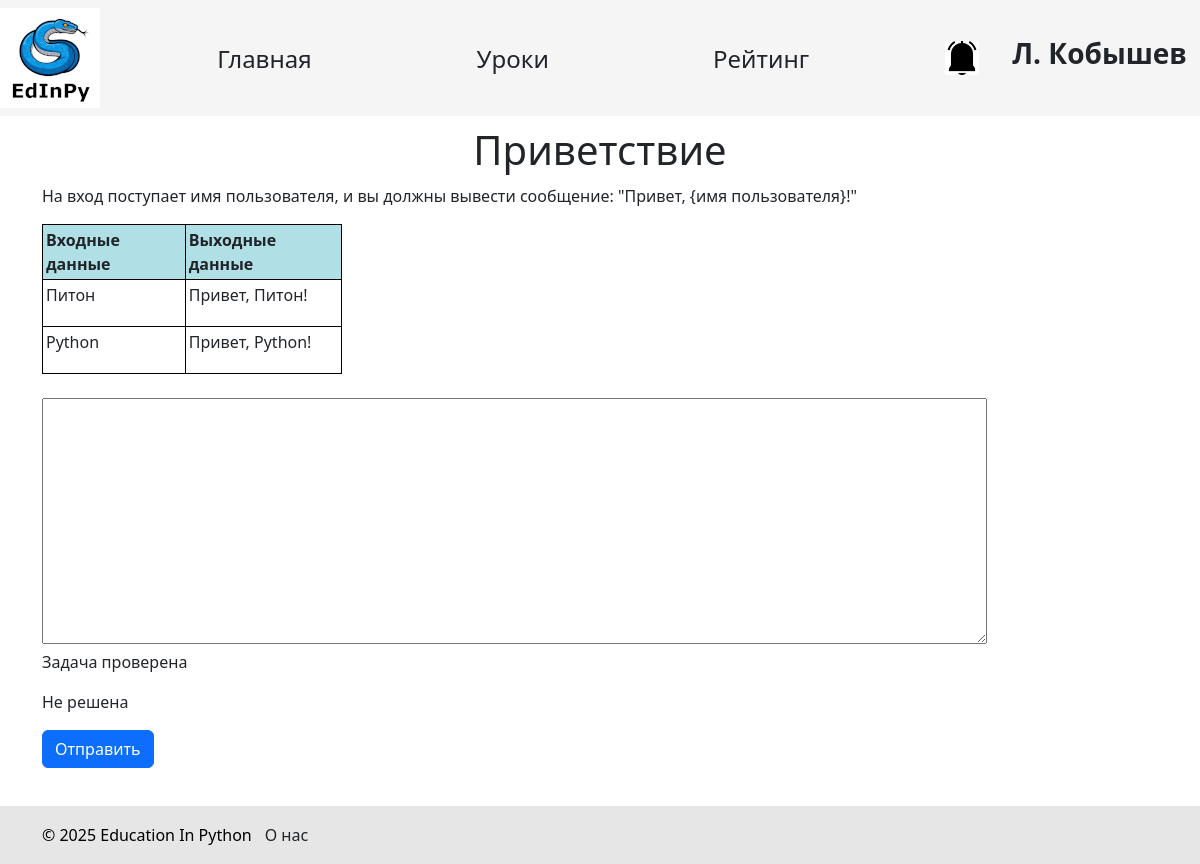
/lessons/1/tasks/2 (signed in), run on the app's committed database.
### data/students.py (models this page shows, shortened)
class Student(SqlAlchemyBase, UserMixin):
    __tablename__ = 'students'
    id = sqlalchemy.Column(sqlalchemy.Integer, primary_key=True, autoincrement=True)
    name = sqlalchemy.Column(sqlalchemy.String, nullable=True)
    surname = sqlalchemy.Column(sqlalchemy.String, nullable=True)
    age = sqlalchemy.Column(sqlalchemy.Integer, nullable=True)
    email = sqlalchemy.Column(sqlalchemy.String, index=True, unique=True, nullable=False)
    hashed_password = sqlalchemy.Column(sqlalchemy.String, nullable=False)
    completed_tasks = sqlalchemy.Column(sqlalchemy.Integer, default=0)
    teacher_id = sqlalchemy.Column(sqlalchemy.Integer, sqlalchemy.ForeignKey("teachers.id"))
    teacher = orm.relationship('Teacher', back_populates='student')
    task = orm.relationship('Solution', back_populates='student')
    image_name = sqlalchemy.Column(sqlalchemy.Text, nullable=True, unique=True)
    def has_notifications(self):
        with create_session() as db_sess:
            result = db_sess.query(StudentNotification).filter(StudentNotification.student_id == current_user.id,
                                                               StudentNotification.is_read == False).first()
            return result is not None

### data/tasks.py (models this page shows)
class Task(SqlAlchemyBase, SerializerMixin):
    __tablename__ = 'tasks'
    id = sqlalchemy.Column(sqlalchemy.Integer, primary_key=True, autoincrement=True)
    title = sqlalchemy.Column(sqlalchemy.String)
    condition = sqlalchemy.Column(sqlalchemy.String)
    examples = sqlalchemy.Column(sqlalchemy.String, nullable=True)
    less_id = sqlalchemy.Column(sqlalchemy.Integer, sqlalchemy.ForeignKey('lessons.id'))
    lesson = orm.relationship("Lesson", back_populates='task')
    solution = orm.relationship('Solution', back_populates='task')

### main.py (the view, shortened to what this page needs)
@app.route("/lessons/<int:lesson_id>/tasks/<int:task_id>", methods=['GET', 'POST'])
@login_required
def show_task(lesson_id, task_id):
    with db_session.create_session() as db_sess:
        task = db_sess.query(Task).filter(Task.id == task_id).first()  # получение урока из дб
        if task:  # если урок найден
            if current_user.__class__ == Student and not current_user.teacher_id:
                flash("Для Вас еще не назначен учитель")
                return redirect(f'/lessons/{lesson_id}/tasks')
            task_form = TaskForm()
            try:
                examples = [example.split(':') for example in str(task.examples).split(';')]  # форматирование примеров
            except Exception:  # если неправильно введены примеры
                task.title = 'Задача в разработке!'
                db_sess.commit()
                return redirect(f'/lessons/{lesson_id}/tasks')
            old_solution = db_sess.query(Solution).filter(current_user.id == Solution.student_id,
                                                          Solution.task_id == task.id).first()  # ищем старое решение
            is_checked, is_solved = False, False
            if old_solution:  # если решение было отправлено раньше
                is_send = True
                if old_solution.is_checked:  # если решение было проверено
                    is_checked = True
                else:  # если решение не было проверено
                    is_checked = False
                if old_solution.is_solved:  # если решение было верным
                    is_solved = True
                else:  # если решение не было верным
                    is_solved = False
            else:  # если ещё не отправляли
                is_send = False
            if current_user.__class__ in [Teacher, Admin]:
                is_send = False
            try:
                return render_template(f'task.html', form=task_form, task=task, examples=examples,
                                       is_checked=is_checked, is_solved=is_solved, is_send=is_send)  # отображаем задачу
            except Exception:
                task.title = 'Задача в разработке!'
                db_sess.commit()
                return redirect(f'/lessons/{lesson_id}/tasks')
        return abort(404)  # задача не найдена

### forms/task.py
class TaskForm(FlaskForm):
    code = StringField('Code', widget=TextArea())
    submit = SubmitField('Отправить')

### data/db_session.py (called while the page is built)
def create_session() -> Session:
    global __factory
    return __factory()

### main.py (called while the page is built)
@login_manager.user_loader
def load_user(id):
    try:
        id, cl = id.split("|")
        if cl not in USER_CLASSES:
            raise Exception
        with db_session.create_session() as db_sess:
            return Session.get(entity=USER_CLASSES[cl], ident=id, self=db_sess)  # создание сессии
    except Exception:
        return None

### templates/task.html (shortened to what this page needs)
{% extends "base.html" %} {% block content %}
<link rel="stylesheet" href="../../../static/css/style.css" />
<link rel="stylesheet" href="../../../static/css/base.css" />
<form action="" method="post">
  <h1>{{ task.title }}</h1>
  <div>
    <div><p>{{ task.condition }}</p></div>
    <div>
      <table>
        <thead>
          <tr>
            <th>Входные данные</th>
            <th>Выходные данные</th>
          </tr>
        </thead>
        <tbody>
          {% for example in examples %}
          <tr>
            <td>
              {% for i in example[0].split('^') %}
              <p>{{i}}</p>
              {% endfor %}
            </td>
            <td>
              {% for i in example[1].split('^') %}
              <p>{{i}}</p>
              {% endfor %}
            </td>
          </tr>
          {% endfor %}
        </tbody>
      </table>
    </div>
    <br />
    {% if current_user.__class__.__name__ == 'Student' %}
    <div>{{ form.code(cols=100, rows=10) }}</div>
    {% if is_checked %}
    <p>Задача проверена</p>
    {% if is_solved %}
    <p>Решена</p>
    {% else %}
    <p>Не решена</p>
    {% endif %} {% else %} {% if is_send %}
    <p>Задача отправлена</p>
    {% else %}
    <p>Задача не отправлена</p>
    {% endif %} {% endif %} {% if not is_solved %}
    <div>{{ form.submit(type="submit", class="btn btn-primary") }}</div>
    {% endif %} {% endif %}
  </div>
</form>
{% endblock %}

### templates/base.html (shortened to what this page needs)
<!DOCTYPE html>
<html lang="ru">
  <head>
    <link
      href="https://cdn.jsdelivr.net/npm/bootstrap@5.3.3/dist/css/bootstrap.min.css"
      rel="stylesheet"
    />
    <link rel="stylesheet" href="../static/css/style.css" />
    <link rel="stylesheet" href="../static/css/base.css" />
  </head>
  <body>
    <header>
      <nav class="navbar navbar-light">
        <div class="logo">
          <a href="/">
            <img src="{{url_for('static', filename='edinpy.png')}}" />
          </a>
        </div>
        <div class="nav_buttons">
          <a href="/" type="button" class="btn main_page">Главная</a>
          <a href="/lessons" type="button" class="btn lessons">Уроки</a>
          <a href="/rating" type="button" class="btn rating">Рейтинг</a>
        </div>
        <div class="account">
          <div class="notifications">
            {% if current_user.is_authenticated %} {% if
            current_user.__class__.__name__ in ['Student', 'Teacher'] and
            current_user.has_notifications() %}
            <a href="/notifications">
              <img src="{{ url_for('static', filename='bell_black.png') }}" />
            </a>
            {% else %}
            <a href="/notifications"
              ><img src="{{ url_for('static', filename='bell_white.png') }}"
            /></a>
            {% endif %}
          </div>
          <div class="profile">
            <div class="profile_user">
              <a href="/profile" class="btn"
                ><h3>
                  <b>{{ current_user.name[0] }}. {{ current_user.surname }}</b>
                </h3></a
              >
            </div>
          {% endif %}
        </div>
      </nav>
    </header>
    <main role="main" class="container">{% block content %}{% endblock %}</main>
    <br /><br /><br /><br />
    <div id="footer">
      <div class="container ms-auto">
        <p>&copy; 2025 Education In Python</p>
        <a href="/about_us" class="btn about_us">О нас</a>
      </div>
    </div>
  </body>
</html>

### static/css/style.css (style rules this page uses)
h1 { text-align: center; margin: 10px auto; }
table, th, td { border: 1px solid black; }

### static/css/base.css (style rules this page uses)
nav { background-color: rgb(245, 245, 245); }
.logo { align-self: flex-start; background-color: rgb(245, 245, 245); }
div.nav_buttons { flex-grow: 1; display: flex; justify-content: space-evenly; flex-wrap: wrap; }
nav > div.nav_buttons a.main_page, nav > div.nav_buttons a.lessons, nav > div.nav_buttons a.solutions, nav > div.nav_buttons a.rating { width: 7em; height: 2em; font-size: 150%; }
div.notifications { width: 33.75px; align-self: center; margin: 0 20px; }
div.notifications img { width: 100%; background-color: rgb(245, 245, 245); }
.account { display: flex; }
#footer { position: fixed; left: 0; bottom: 0; padding: 10px; background: rgb(230, 230, 230); color: black; width: 100%; }
#footer .container { display: flex; flex-direction: row; justify-content: start; }
#footer .container p { margin: 0; align-self: center; }

### templates/task.html (style rules this page uses)
table { width: 300px; border-collapse: collapse; }
td, th { padding: 3px; border: 1px solid black; }
th { background: #b0e0e6; }

### data on the page
Student: name "Л", surname "Кобышев"
Task: title "Приветствие", condition "На вход поступает имя пользователя, и вы должны вывести сообщение: \"Привет, {имя пользователя}!\""

### other printed values
{{ i }} "Питон" "Python"
{{ i }} "Привет, Питон!" "Привет, Python!"
